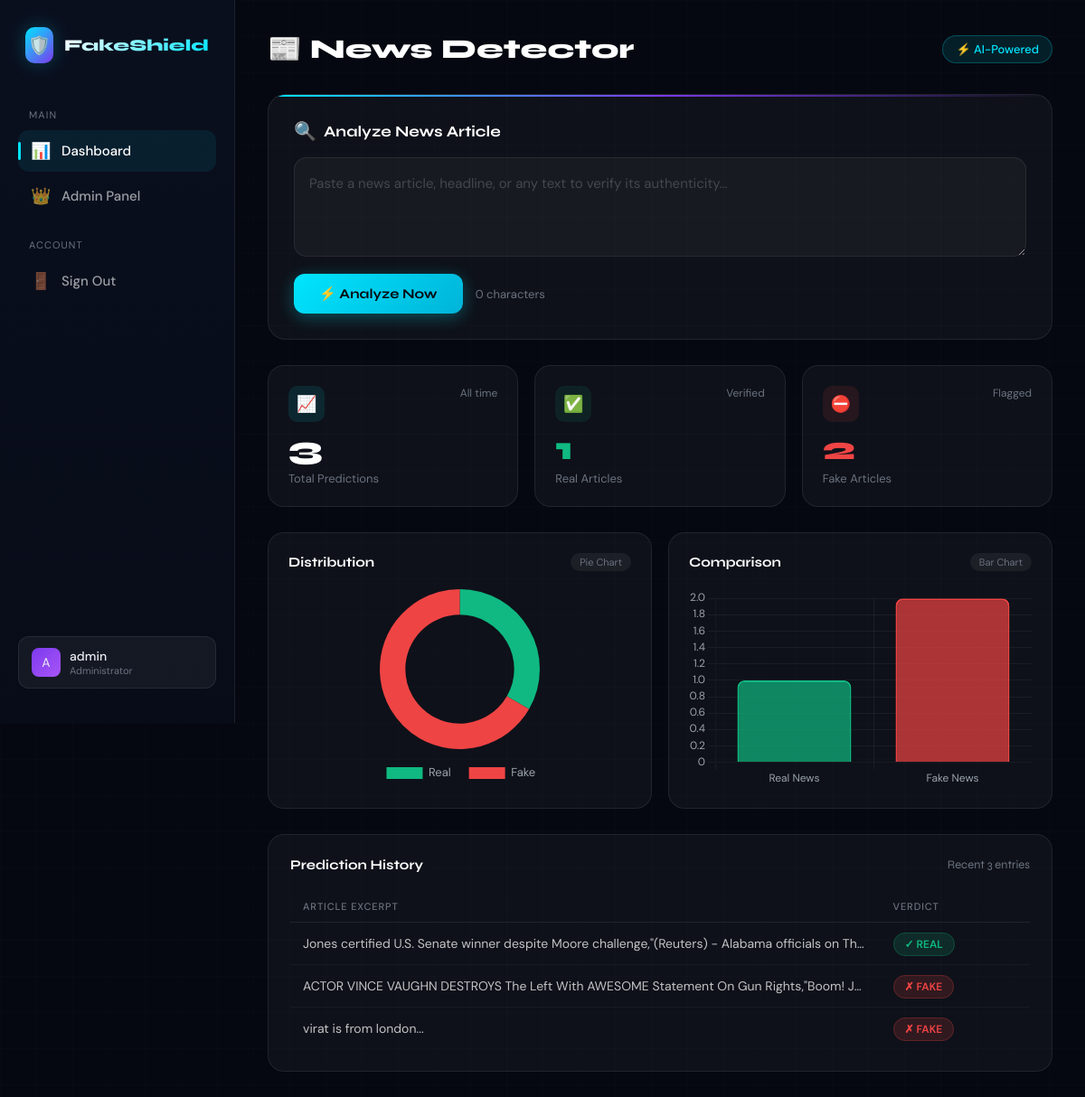
/dashboard (signed in), run on the app's committed database.
### tables this page shows
CREATE TABLE history(
    id INTEGER PRIMARY KEY AUTOINCREMENT,
    username TEXT,
    news TEXT,
    result TEXT
);

### app.py (the view)
@app.route('/dashboard')
def dashboard():
    if 'user' not in session:
        return redirect('/login')
    cursor.execute(
        "SELECT news,result FROM history WHERE username=?",
        (session['user'],)
    )
    history = cursor.fetchall()
    total = len(history)
    real = sum(1 for h in history if h[1] == "REAL")
    fake = sum(1 for h in history if h[1] == "FAKE")
    return render_template(
        'dashboard.html',
        history=history,
        total=total,
        real=real,
        fake=fake
    )

### templates/dashboard.html (shortened to what this page needs)
<!DOCTYPE html>
<html lang="en">
<head>
</head>
<body>
<nav class="sidebar">
  <div class="sidebar-brand">
    <div class="icon">🛡️</div>
    <h2>FakeShield</h2>
  </div>
  <div class="nav-section">Main</div>
  <a href="/dashboard" class="nav-link active">
    <span class="ico">📊</span> Dashboard
  </a>
  {% if session['user'] == 'admin' %}
  <a href="/admin" class="nav-link">
    <span class="ico">👑</span> Admin Panel
  </a>
  {% endif %}
  <div class="nav-section" style="margin-top:20px;">Account</div>
  <a href="/logout" class="nav-link">
    <span class="ico">🚪</span> Sign Out
  </a>
  <div class="sidebar-bottom">
    <div class="user-pill">
      <div class="avatar">{{ session['user'][0].upper() }}</div>
      <div class="info">
        <div class="name">{{ session['user'] }}</div>
        <div class="role">{% if session['user'] == 'admin' %}Administrator{% else %}Member{% endif %}</div>
      </div>
    </div>
  </div>
</nav>
<main class="main">
  <div class="page-header">
    <h1>📰 News Detector</h1>
    <div class="badge">⚡ AI-Powered</div>
  </div>
  <div class="predict-section">
    <h3><span>🔍</span> Analyze News Article</h3>
    <form action="/predict" method="POST">
      <textarea name="news" id="newsInput" placeholder="Paste a news article, headline, or any text to verify its authenticity..." required oninput="updateCount()"></textarea>
      <div class="predict-actions">
        <button class="btn-predict" type="submit">⚡ Analyze Now</button>
        <span class="char-count" id="charCount">0 characters</span>
      </div>
    </form>
  </div>
  <div class="stats">
    <div class="stat-card c-total">
      <div class="stat-top">
        <div class="stat-icon">📈</div>
        <span class="stat-trend">All time</span>
      </div>
      <div class="stat-num">{{ total }}</div>
      <div class="stat-label">Total Predictions</div>
    </div>
    <div class="stat-card c-real">
      <div class="stat-top">
        <div class="stat-icon">✅</div>
        <span class="stat-trend">Verified</span>
      </div>
      <div class="stat-num">{{ real }}</div>
      <div class="stat-label">Real Articles</div>
    </div>
    <div class="stat-card c-fake">
      <div class="stat-top">
        <div class="stat-icon">⛔</div>
        <span class="stat-trend">Flagged</span>
      </div>
      <div class="stat-num">{{ fake }}</div>
      <div class="stat-label">Fake Articles</div>
    </div>
  </div>
  <div class="charts">
    <div class="chart-card">
      <h4>Distribution <span class="tag">Pie Chart</span></h4>
      <div class="chart-wrap"><canvas id="pieChart"></canvas></div>
    </div>
    <div class="chart-card">
      <h4>Comparison <span class="tag">Bar Chart</span></h4>
      <div class="chart-wrap"><canvas id="barChart"></canvas></div>
    </div>
  </div>
  <div class="table-card">
    <h4>Prediction History <span style="font-size:13px;font-weight:400;color:var(--muted);">Recent {{ history|length }} entries</span></h4>
    {% if history %}
    <table class="tbl">
      <thead>
        <tr>
          <th>Article Excerpt</th>
          <th>Verdict</th>
        </tr>
      </thead>
      <tbody>
        {% for row in history %}
        <tr>
          <td class="news-cell">{{ row[0][:140] }}...</td>
          <td>
            {% if row[1] == 'REAL' %}
            <span class="badge-real">✓ REAL</span>
            {% else %}
            <span class="badge-fake">✗ FAKE</span>
            {% endif %}
          </td>
        </tr>
        {% endfor %}
      </tbody>
    </table>
    {% else %}
    <div class="empty-state">No predictions yet. Analyze your first article above ↑</div>
    {% endif %}
  </div>
</main>
<script>
const real = {{ real }};
const fake = {{ fake }};
function updateCount() {
  const len = document.getElementById('newsInput').value.length;
  document.getElementById('charCount').textContent = len + ' characters';
}
const chartDefaults = {
  plugins: { legend: { labels: { color: '#9ca3af', font: { family: 'DM Sans', size: 13 } } } }
};
Chart.defaults.color = '#9ca3af';
new Chart(document.getElementById('pieChart'), {
  type: 'doughnut',
  data: {
    labels: ['Real', 'Fake'],
    datasets: [{ data: [real, fake], backgroundColor: ['#10b981','#ef4444'], borderWidth: 0, hoverOffset: 8 }]
  },
  options: {
    responsive: true, maintainAspectRatio: false, cutout: '68%',
    plugins: { legend: { position: 'bottom', labels: { color: '#9ca3af', padding: 20, font: { family: 'DM Sans', size: 13 } } } }
  }
});
new Chart(document.getElementById('barChart'), {
  type: 'bar',
  data: {
    labels: ['Real News', 'Fake News'],
    datasets: [{
      label: 'Count',
      data: [real, fake],
      backgroundColor: ['rgba(16,185,129,0.7)','rgba(239,68,68,0.7)'],
      borderColor: ['#10b981','#ef4444'],
      borderWidth: 2, borderRadius: 8,
    }]
  },
  options: {
    responsive: true, maintainAspectRatio: false,
    plugins: { legend: { display: false } },
    scales: {
      x: { grid: { color: 'rgba(255,255,255,0.05)' }, ticks: { color: '#9ca3af', font: { family: 'DM Sans' } } },
      y: { grid: { color: 'rgba(255,255,255,0.05)' }, ticks: { color: '#9ca3af', font: { family: 'DM Sans' } }, beginAtZero: true }
    }
  }
});
</script>
</body>
</html>

### data on the page
history: news "Jones certified U.S. Senate winner despite Moore challenge,\"(Reuters) - Alabama officials on Th…", result "✓ REAL"
history: news "ACTOR VINCE VAUGHN DESTROYS The Left With AWESOME Statement On Gun Rights,\"Boom! J…", result "✗ FAKE"
history: news "virat is from london", result "✗ FAKE"

### other printed values
{{ session['user'][0].upper() }} "A"
{{ session['user'] }} "admin"
{{ total }} "3"
{{ real }} "1"
{{ fake }} "2"
{{ history|length }} "3"
chart data {{ real }} 1
chart data {{ fake }} 2
